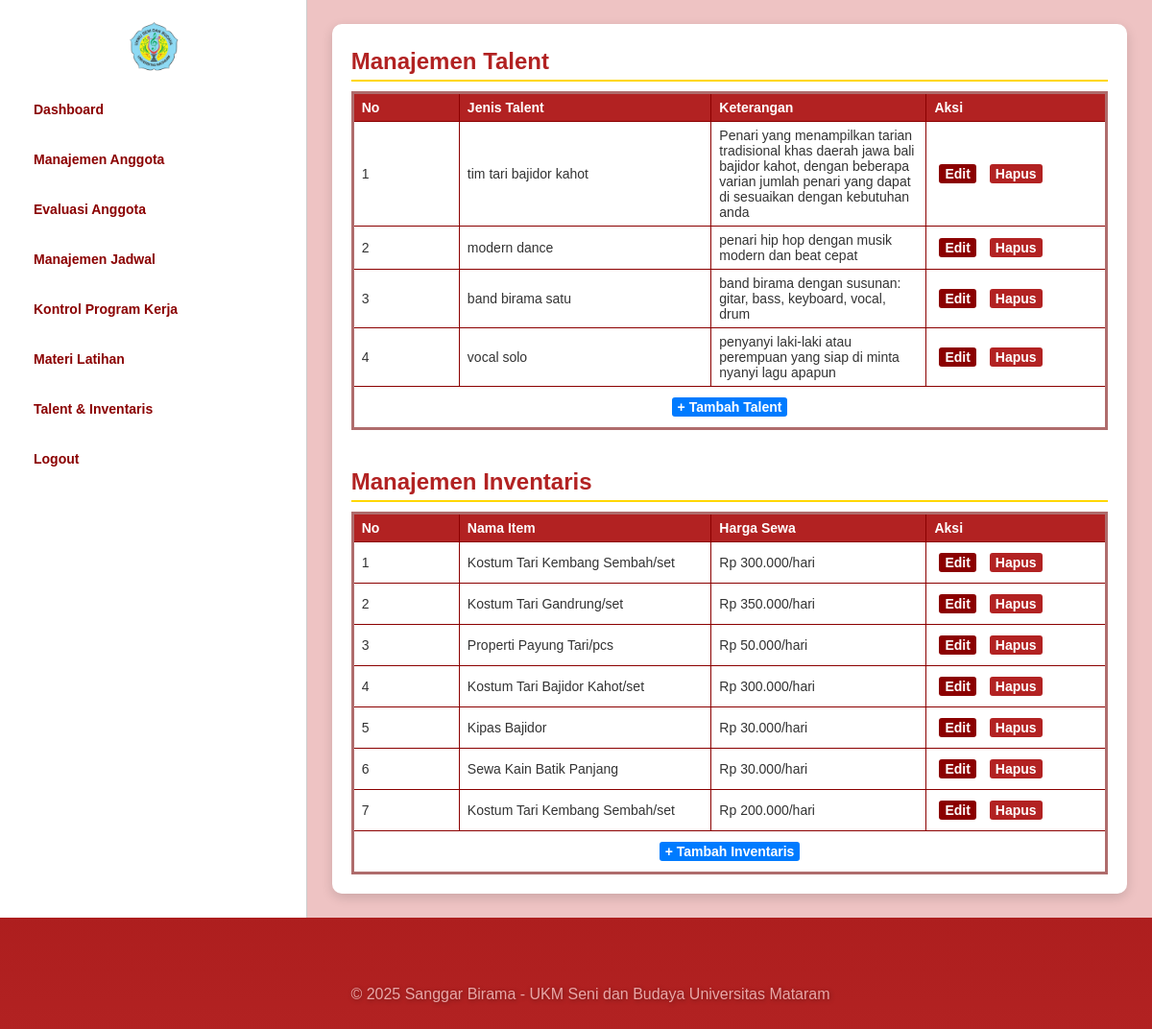
Before: /app/controllers/pengurus/manajemen_talent&inventaris.php (signed in) with the older database file.
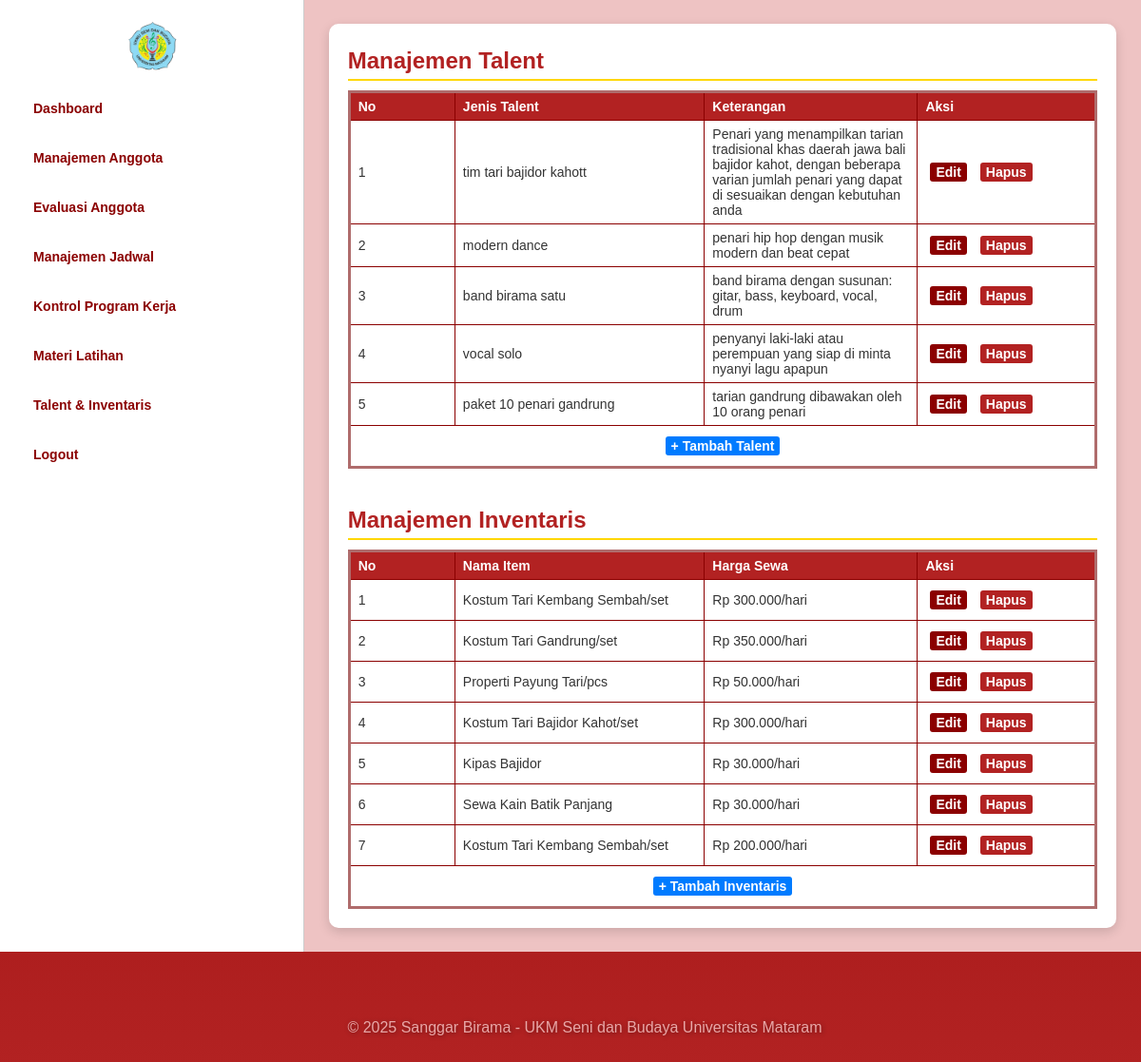
After: the same page with the newer database file.
### tables this page shows
CREATE TABLE `talent` (
  `id_talent` int(11) NOT NULL,
  `jenis_talent` text NOT NULL,
  `keterangan` text NOT NULL
);

CREATE TABLE `inventaris` (
  `id_item` int(11) NOT NULL,
  `nama_item` varchar(100) NOT NULL,
  `harga_sewa` int(11) NOT NULL
);

### app/controllers/pengurus/manajemen_talent&inventaris.php (called while the page is built, shortened)
<?php
require_once __DIR__ . '/../../config/config.php';
$talent = $mysqli->query("SELECT * FROM talent");
$inventaris = $mysqli->query("SELECT * FROM inventaris");
include __DIR__ . '/../../views/pengurus/manajemen_talent&inventaris.php';

### app/views/pengurus/manajemen_talent&inventaris.php (the view, shortened to what this page needs)
<!DOCTYPE html>
<html lang="id">
<head>
  <link rel="stylesheet" href="/SI-BIRAMA/public/css/style.css">
</head>
<body>
  <div class="layout-wrapper">
    <div class="main-content">
      <div class="content">
        <h2>Manajemen Talent</h2>
        <table class="custom-table">
          <tr>
            <th>No</th>
            <th>Jenis Talent</th>
            <th>Keterangan</th>
            <th>Aksi</th>
          </tr>
          <?php $no=1; while($row = $talent->fetch_assoc()): ?>
          <tr>
            <td><?= $no++ ?></td>
            <td><?= htmlspecialchars($row['jenis_talent']) ?></td>
            <td><?= htmlspecialchars($row['keterangan']) ?></td>
            <td>
              <a href="edit_talent.php?id=<?= $row['id_talent'] ?>" class="link-button">Edit</a>
              <a href="hapus_talent.php?id=<?= $row['id_talent'] ?>" class="link-button text-danger" onclick="return confirm('Hapus talent ini?')">Hapus</a>
            </td>
          </tr>
          <?php endwhile; ?>
          <tr>
            <td colspan="4" style="text-align:center;">
              <a href="tambah_talent.php" class="button" style="background:#007bff;">+ Tambah Talent</a>
            </td>
          </tr>
        </table>
        <h2 style="margin-top:40px;">Manajemen Inventaris</h2>
        <table class="custom-table">
          <tr>
            <th>No</th>
            <th>Nama Item</th>
            <th>Harga Sewa</th>
            <th>Aksi</th>
          </tr>
          <?php $no=1; while($row = $inventaris->fetch_assoc()): ?>
          <tr>
            <td><?= $no++ ?></td>
            <td><?= htmlspecialchars($row['nama_item']) ?></td>
            <td>Rp <?= number_format($row['harga_sewa'],0,',','.') ?>/hari</td>
            <td>
              <a href="edit_inventaris.php?id=<?= $row['id_item'] ?>" class="link-button">Edit</a>
              <a href="hapus_inventaris.php?id=<?= $row['id_item'] ?>" class="link-button text-danger" onclick="return confirm('Hapus inventaris ini?')">Hapus</a>
            </td>
          </tr>
          <?php endwhile; ?>
          <tr>
            <td colspan="4" style="text-align:center;">
              <a href="tambah_inventaris.php" class="button" style="background:#007bff;">+ Tambah Inventaris</a>
            </td>
          </tr>
        </table>
      </div>
    </div>
  </div>
  <?php include __DIR__ . '/../footer.php'; ?>
</body>
</html>

Changed rows visible on the page:
changed talent: jenis_talent "tim tari bajidor kahot" → "tim tari bajidor kahott"
added talent: jenis_talent "paket 10 penari gandrung", keterangan "tarian gandrung dibawakan oleh 10 orang penari"
